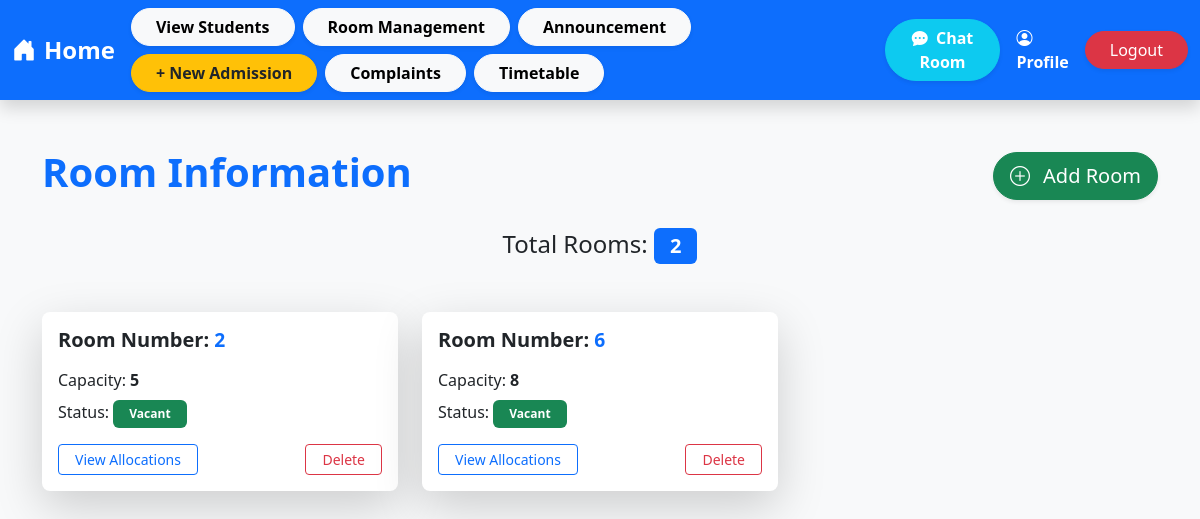
The app's page /hostel/ (signed in), older data.
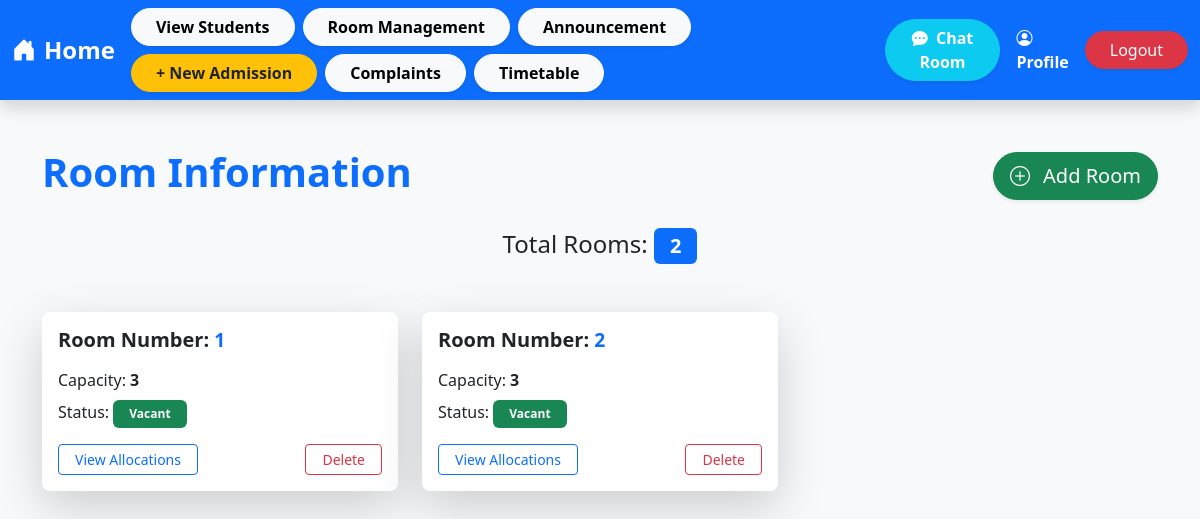
The same page, newer data.
### hostel/models.py (models this page shows, shortened)
class Room(models.Model):
    room_number = models.IntegerField(primary_key=True)
    capacity = models.IntegerField()
    occupied = models.BooleanField(default=False)

### hostel/views.py (the view)
# urls.py: path('',views.view_chatroom,name='index'),
@login_required
def index(request):
    print("Index view accessed in hostel")
    rooms = Room.objects.all()
    roomcount = rooms.count()
    context = {'rooms': rooms,'roomcount':roomcount}
    return render(request, 'hostel/index.html', context)

### hostel/templates/hostel/index.html (shortened to what this page needs)
{% extends 'base.html' %}
{% block content %}
<div class="container mt-5">
    <div class="d-flex justify-content-between align-items-center mb-4">
        <h1 class="fw-bold text-primary">Room Information</h1>
        <a href="{% url 'hostel:addroom' %}" class="btn btn-success btn-lg rounded-pill shadow-sm"
           data-bs-toggle="tooltip" data-bs-placement="top" title="Add a new room">
            <i class="bi bi-plus-circle me-2"></i> Add Room
        </a>
    </div>
    <h4 class="text-center mb-5">
        Total Rooms:
        <span class="badge bg-primary fs-5 px-3 py-2">{{ roomcount }}</span>
    </h4>
    <div class="row">
        {% for room in rooms %}
            <div class="col-md-4 mb-4">
                <div class="card room-card border-0 shadow-lg h-100 rounded-3">
                    <div class="card-body">
                        <h5 class="card-title text-dark fw-bold mb-3">
                            Room Number: <span class="text-primary">{{ room.room_number }}</span>
                        </h5>
                        <p class="card-text mb-2">Capacity:
                            <strong>{{ room.capacity }}</strong>
                        </p>
                        <p class="card-text mb-3">
                            Status:
                            {% if room.occupied %}
                                <span class="badge bg-danger px-3 py-2">Full</span>
                            {% else %}
                                <span class="badge bg-success px-3 py-2">Vacant</span>
                            {% endif %}
                        </p>
                        <div class="d-flex justify-content-between">
                            <a href="{% url 'hostel:allocations' room.room_number %}" class="btn btn-outline-primary btn-sm px-3">View Allocations</a>
                            <a href="{% url 'hostel:deleteroom' room.room_number %}" class="btn btn-outline-danger btn-sm px-3">Delete</a>
                        </div>
                    </div>
                </div>
            </div>
        {% endfor %}
    </div>
</div>
{% endblock content %}

Row changes from the older to the newer data that the page shows:
removed Room: room_number "6", capacity "8", occupied "Vacant"
added Room: room_number "1", capacity "3", occupied "Vacant"
changed Room id 2: capacity "5" → "3"
